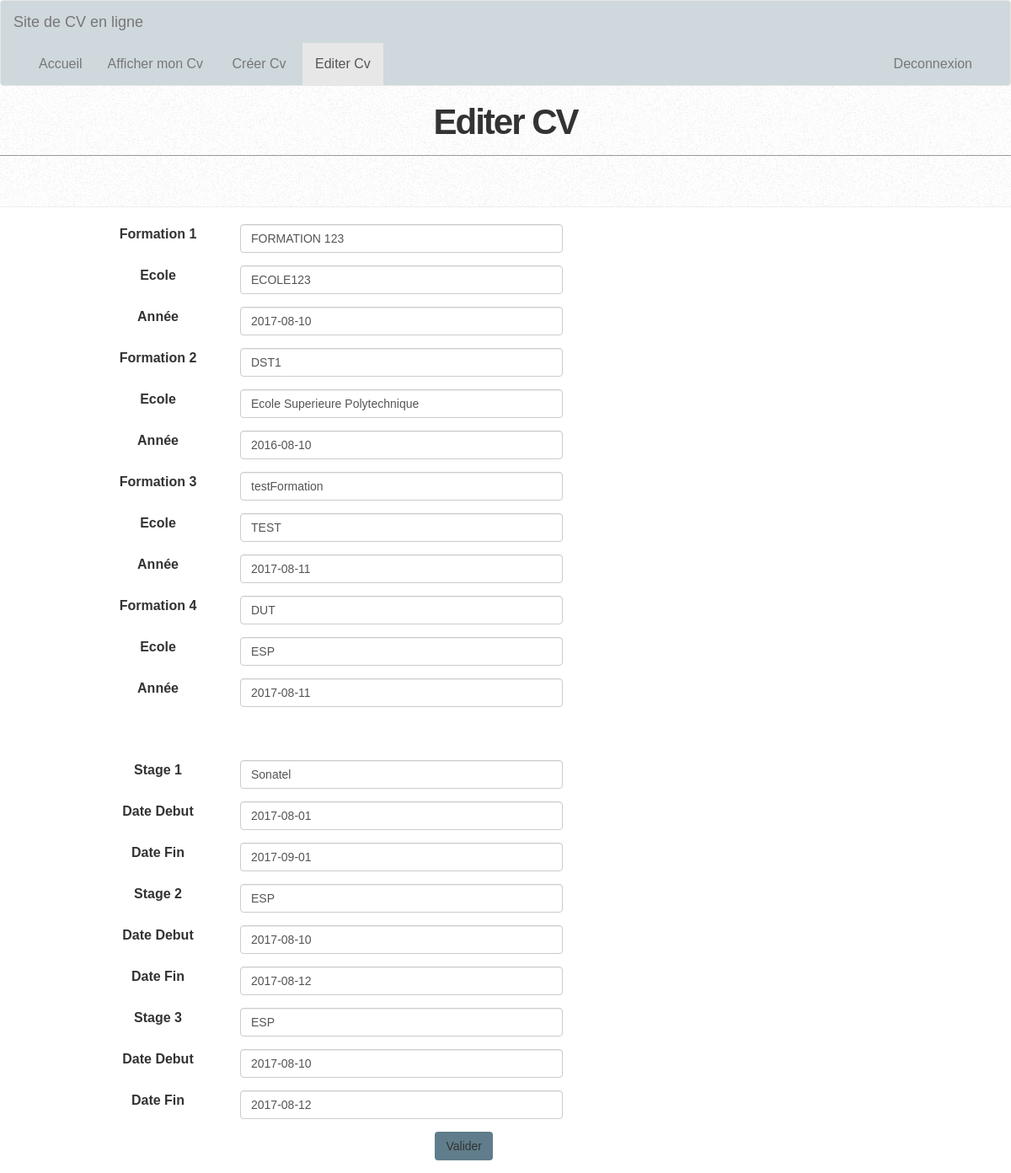
The app's page /editerCv.php (signed in) with its own data.
### tables this page shows
CREATE TABLE IF NOT EXISTS `formation` (
  `id` int(11) NOT NULL AUTO_INCREMENT,
  `intitule` varchar(255) NOT NULL,
  `ecole` varchar(255) NOT NULL,
  `annee` date NOT NULL,
  `personne` int(11) NOT NULL,
  PRIMARY KEY (`id`),
  KEY `personne` (`personne`)
);

CREATE TABLE IF NOT EXISTS `stage` (
  `id` int(11) NOT NULL AUTO_INCREMENT,
  `entreprise` varchar(255) NOT NULL,
  `debut` date NOT NULL,
  `fin` date NOT NULL,
  `personne` int(11) NOT NULL,
  PRIMARY KEY (`id`),
  KEY `personne` (`personne`)
);

### editerCv.php (the view, shortened to what this page needs)
<!DOCTYPE html>
<html>
<head>
	<link rel="stylesheet" type="text/css" href="./bootstrap/css/bootstrap.min.css">
	<link rel="stylesheet" type="text/css" href="./css/creerCv.css">
	<link rel="stylesheet" type="text/css" href="./css/accueil.css">
	<link rel="stylesheet" href="./css/cv.css">
    <link rel="stylesheet" href="./css/style.css">
</head>
<body>
	<nav class="navbar navbar-default" role="navigation">
		<div class="container-fluid">
            <div class="navbar-header">
                <a class="navbar-brand" href="#">Site de CV en ligne</a>
            </div>
			<div class="collapse navbar-collapse" id="bs-example-navbar-collapse-1">
				<ul class="nav navbar-nav">
					<li class="pull-left"><a href="accueil.html">Accueil</a></li>
                    <li><a href="./afficherCv.php">Afficher mon Cv</a></li>
					<li ><a href="./creerCv.php">Créer Cv</a></li>
					<li class="active"><a href="./editerCv.php">Editer Cv</a></li>
					<li style="float:right;"><a href="./script/deconnexion.php">Deconnexion</a></li>
				</ul>
			</div>
		</div>
	</nav>
	<center><h1>Editer CV</h1></center>
	<br/>
	<hr/>
	<div style="position:absolute;left:10%;width:80%;text-align:center;">
	<form method="post" class="form-horizontal" role="form" action="./script/edit.php">
	<?php
			$id=$_SESSION['id_User'];
	 		$bdd='gestioncv';
			$db=mysqli_connect('localhost', 'root', '') or die("erreur de connexion ");
			mysqli_select_db($db,$bdd) or die("erreur de connexion a la base de donnees");
			$query_1="select * from formation where personne=$id";
			$result=mysqli_query($db,$query_1);
			$i=0;
			while($enregistrement=mysqli_fetch_array($result))
				{?>
					<div class="form-group">
      					<label class="col-sm-2" for="formation">Formation <?php $i++; echo $i;?> </label>
      					<div class="col-sm-5"><input class="form-control" id="intitule" type="text" placeholder="intitule" name="nom_<?php echo $i ;?>" value="<?php echo $enregistrement["intitule"]?>"></div>
    				</div>
    				<div class="form-group">
      					<label class="col-sm-2" for="formation">Ecole</label>
      					<div class="col-sm-5"><input class="form-control" id="ecole" type="text" placeholder="intitule" name="cite_<?php echo $i ;?>" value="<?php echo$enregistrement["ecole"]?>"></div>
    				</div>
    				<div class="form-group">
      					<label class="col-sm-2" for="formation">Année</label>
      					<div class="col-sm-5"><input class="form-control" id="date" type="text" placeholder="annee" name="date_<?php echo $i ;?>" value="<?php echo $enregistrement["annee"]?>"></div>
    				</div><?php }
	?>  <input type="hidden" name="nbreFormation" value="<?php echo $i?>" >
		<br/><br/>
		<?php
			$query_2="select * from stage where personne=$id ";
			$resultat=mysqli_query($db,$query_2);
			$j=0;
			while($enregistrement=mysqli_fetch_array($resultat))
				{?>
					<div class="form-group">
      					<label class="col-sm-2" for="formation">Stage <?php $j++; echo $j ;?> </label>
      					<div class="col-sm-5"><input class="form-control" id="entreprise" type="text" placeholder="intitule" name="entreprise_<?php echo $j ;?>" value="<?php echo $enregistrement["entreprise"]?>"></div>
    				</div>
    				<div class="form-group">
      					<label class="col-sm-2" for="formation">Date Debut</label>
      					<div class="col-sm-5"><input class="form-control" id="debut" type="text" placeholder="debut" name="debut_<?php echo $j ;?>" value="<?php echo$enregistrement["debut"]?>"></div>
    				</div>
    				<div class="form-group">
      					<label class="col-sm-2" for="formation">Date Fin</label>
      					<div class="col-sm-5"><input class="form-control" id="fin" type="text" placeholder="fin" name="fin_<?php echo $j ;?>" value="<?php echo $enregistrement["fin"]?>"></div>
    				</div><?php }
	?>
        <div class="form-group">
      		<div class="col-sm-6">
        		<button class="btn btn-theme pull-right" type="submit">Valider</button>
      		</div>
    	</div>
	</form>
	</div>
</body>
</html>

### css/style.css (style rules this page uses)
.navbar-default { background-color: #CFD8DC; }
html { background-color: #FFFFFF; }
body { background-color: #CFD8DC; }
.navbar-nav { width: 100%; }
.navbar-nav > li { float: none; display: inline-block; }
* { margin: 0; padding: 0; }
body { font: 16px Helvetica, Sans-Serif; line-height: 24px; background: url(../images/noise.jpg); }
h1 { margin: 0 0 16px 0; padding: 0 0 16px 0; font-size: 42px; font-weight: bold; letter-spacing: -2px; border-bottom: 1px solid #999; }
a { color: #999; text-decoration: none; }
ul { margin: 0 0 32px 17px; }
.btn-theme { background-color: #607D8B; }

### records on screen
formation: intitule "FORMATION 123", ecole "ECOLE123", annee "2017-08-10"
formation: intitule "DST1", ecole "Ecole Superieure Polytechnique", annee "2016-08-10"
formation: intitule "testFormation", ecole "TEST", annee "2017-08-11"
formation: intitule "DUT", ecole "ESP", annee "2017-08-11"
stage: entreprise "Sonatel", debut "2017-08-01", fin "2017-09-01"
stage: entreprise "ESP", debut "2017-08-10", fin "2017-08-12"
stage: entreprise "ESP", debut "2017-08-10", fin "2017-08-12"
